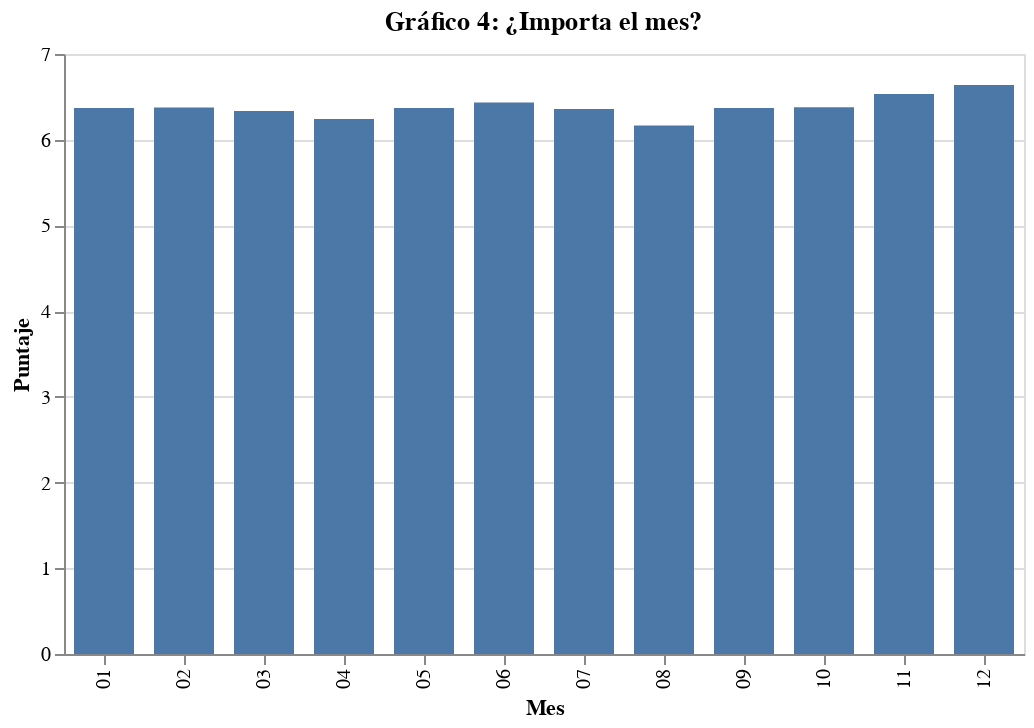

Source (notebook cell):
### Markdown cell above
Pregunta 4

### Code cell
#https://datascience.stackexchange.com/questions/33879/panda-grouping-by-month-with-transpose
data['month'] = pd.to_datetime(data['released']).dt.strftime('%m')
dr = data.groupby('month')['score'].mean()

new_df = dr.to_frame(name = 'promedio').reset_index()
new_df

alt.Chart(new_df).mark_bar(size=30).encode(
    x=alt.X('month', title='Mes'),
    y=alt.Y('promedio', title='Puntaje')
).properties(title="Gráfico 4: ¿Importa el mes?",width=alt.Step(40))

### Figure 1 — Vega-Lite specification as saved in the notebook (floating-point values rounded to 4 significant figures)
{"config": {"view": {"continuousWidth": 400, "continuousHeight": 300}}, "data": {"name": "data-2c98c8ee06055d2b9fb39ef8d99cb7f3"}, "mark": {"type": "bar", "size": 30}, "encoding": {"x": {"type": "nominal", "field": "month", "title": "Mes"}, "y": {"type": "quantitative", "field": "promedio", "title": "Puntaje"}}, "title": "Gráfico 4: ¿Importa el mes?", "width": {"step": 40}, "$schema": "https://vega.github.io/schema/vega-lite/v4.8.1.json", "datasets": {"data-2c98c8ee06055d2b9fb39ef8d99cb7f3": [{"month": "01", "promedio": 6.37}, {"month": "02", "promedio": 6.376}, {"month": "03", "promedio": 6.334}, {"month": "04", "promedio": 6.24}, {"month": "05", "promedio": 6.37}, {"month": "06", "promedio": 6.433}, {"month": "07", "promedio": 6.359}, {"month": "08", "promedio": 6.167}, {"month": "09", "promedio": 6.37}, {"month": "10", "promedio": 6.378}, {"month": "11", "promedio": 6.534}, {"month": "12", "promedio": 6.637}]}}
